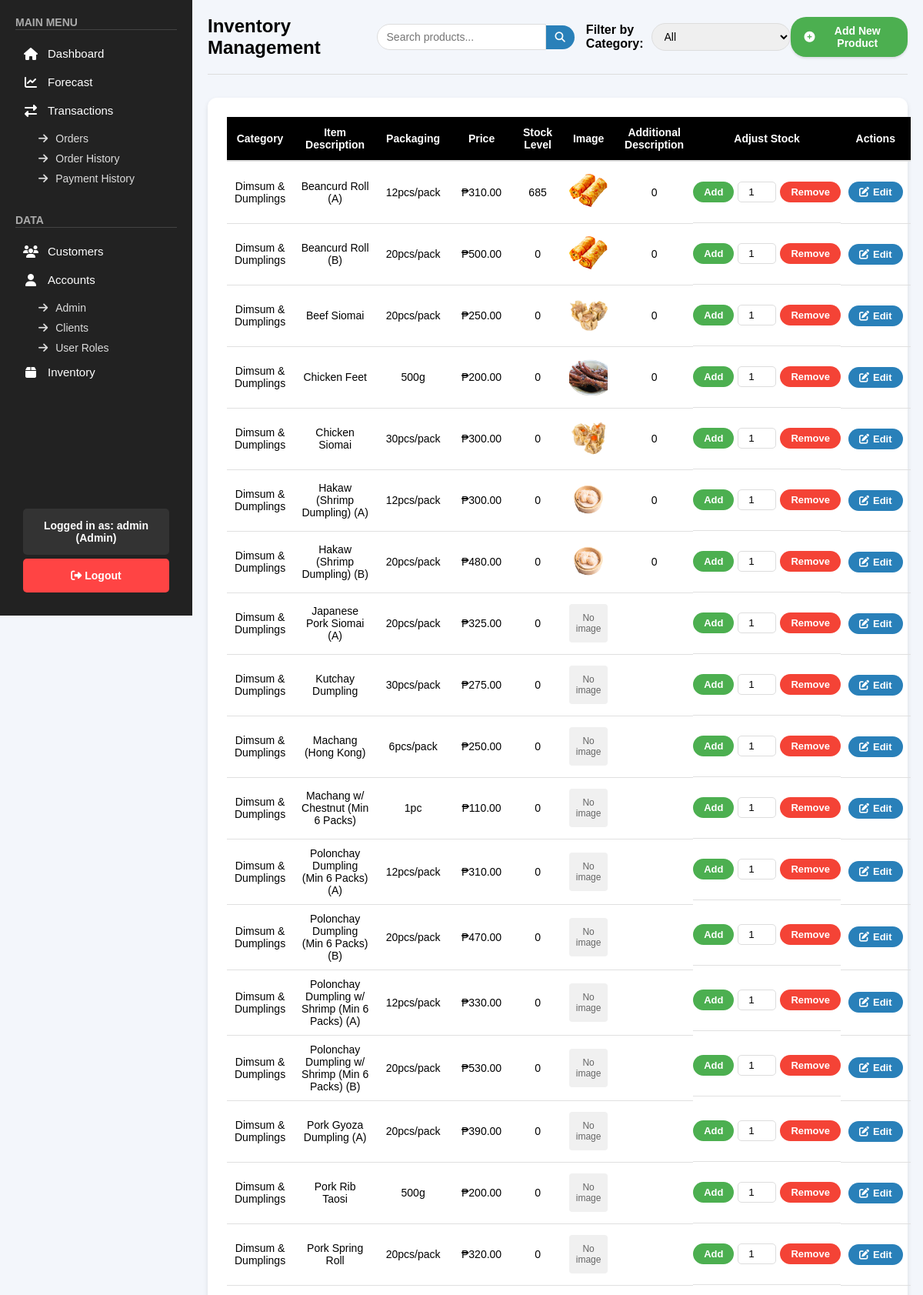
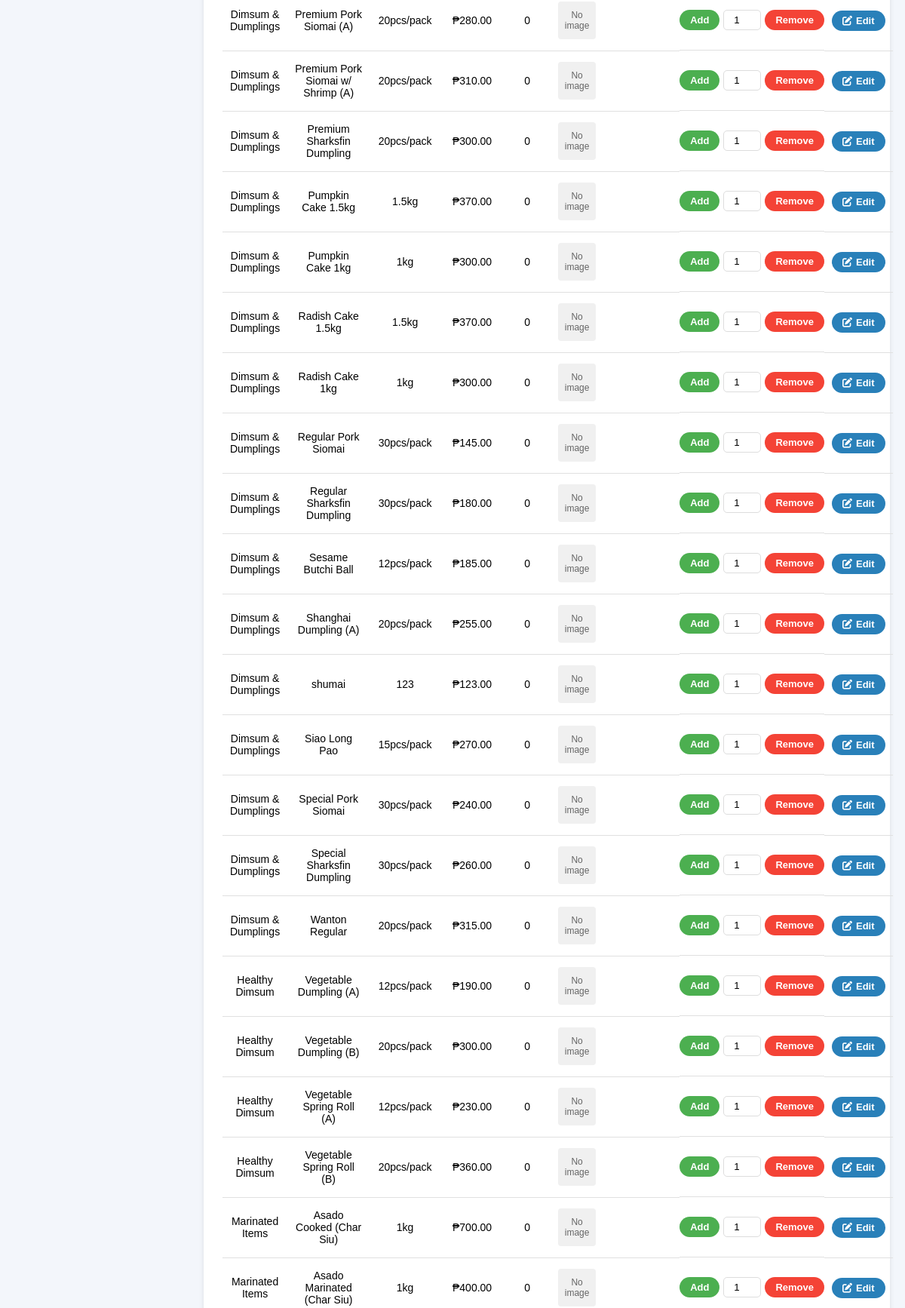
Page /public/pages/inventory.php (signed in, upper part) on the committed database (2 pictures, top to bottom).
### tables this page shows
CREATE TABLE `products` (
  `product_id` int(11) NOT NULL,
  `category` varchar(50) NOT NULL,
  `item_description` varchar(255) NOT NULL,
  `packaging` varchar(50) DEFAULT NULL,
  `price` decimal(10,2) NOT NULL,
  `stock_quantity` int(11) NOT NULL DEFAULT 0,
  `additional_description` text DEFAULT NULL,
  `product_image` varchar(255) DEFAULT NULL
);

### public/pages/inventory.php (the view, shortened to what this page needs)
<?php
include "../../backend/check_role.php";
$sql = "SELECT product_id, category, item_description, packaging, price, stock_quantity, additional_description, product_image FROM products ORDER BY category, item_description";
$result = $conn->query($sql);
?>
<!DOCTYPE html>
<html lang="en">
<head>
    <link rel="stylesheet" href="../css/inventory.css">
    <link rel="stylesheet" href="../css/sidebar.css">
    <link rel="stylesheet" href="https://cdnjs.cloudflare.com/ajax/libs/font-awesome/6.4.2/css/all.min.css">
    <link rel="stylesheet" href="https://cdnjs.cloudflare.com/ajax/libs/toastr.js/latest/toastr.min.css">
</head>
<body>
    <?php include '../sidebar.php'; ?>
    <div class="main-content">
        <div class="inventory-header">
            <h1>Inventory Management</h1>
            <div class="search-filter-container">
                <div class="search-container">
                    <input type="text" id="search-input" placeholder="Search products..." onkeyup="searchProducts()">
                    <button class="search-btn"><i class="fas fa-search"></i></button>
                </div>
                <div class="filter-section">
                    <label for="category-filter">Filter by Category:</label>
                    <select id="category-filter" onchange="filterByCategory()">
                        <option value="all">All</option>
                    </select>
                </div>
            </div>
            <button onclick="openAddProductForm()" class="add-product-btn">
                <i class="fas fa-plus-circle"></i> Add New Product
            </button>
        </div>
        <div class="inventory-table-container">
            <table class="inventory-table">
                <thead>
                    <tr>
                        <th>Category</th>
                        <th>Item Description</th>
                        <th>Packaging</th>
                        <th>Price</th>
                        <th>Stock Level</th>
                        <th>Image</th>
                        <th>Additional Description</th>
                        <th>Adjust Stock</th>
                        <th>Actions</th>
                    </tr>
                </thead>
                <tbody id="inventory-table">
                    <?php
                    if ($result->num_rows > 0) {
                        while ($row = $result->fetch_assoc()) {
                            $data_attributes = "data-category='{$row['category']}'
                                               data-product-id='{$row['product_id']}'
                                               data-item-description='{$row['item_description']}'
                                               data-packaging='{$row['packaging']}'
                                               data-additional-description='" . htmlspecialchars($row['additional_description'] ?? '') . "'";
                            echo "<tr $data_attributes>
                                    <td>{$row['category']}</td>
                                    <td>{$row['item_description']}</td>
                                    <td>{$row['packaging']}</td>
                                    <td>₱" . number_format($row['price'], 2) . "</td>
                                    <td id='stock-{$row['product_id']}'>{$row['stock_quantity']}</td>
                                    <td class='product-image-cell'>";
                            if (!empty($row['product_image'])) {
                                echo "<img src='" . htmlspecialchars($row['product_image']) . "' alt='Product Image' class='product-img' onclick='openModal(this)'>";
                            } else {
                                echo "<div class='no-image'>No image</div>";
                            }
                            echo "</td>
                                    <td class='additional-desc'>" . htmlspecialchars($row['additional_description'] ?? '') . "</td>
                                        <td class='adjust-stock'>
                                            <button class='add-btn' onclick='updateStock({$row['product_id']}, \"add\")'>Add</button>
                                            <input type='number' id='adjust-{$row['product_id']}' min='1' value='1'>
                                            <button class='remove-btn' onclick='updateStock({$row['product_id']}, \"remove\")'>Remove</button>
                                        </td>
                                        <td>
                                        <button class='edit-btn' onclick='editProduct({$row['product_id']})'>
                                                <i class='fas fa-edit'></i> Edit
                                            </button>
                                        </td>
                                </tr>";
                        }
                    } else {
                        echo "<tr><td colspan='9'>No products found.</td></tr>";
                    }
                    ?>
                </tbody>
            </table>
        </div>
    </div>
</body>
</html>

### public/css/inventory.css (style rules this page uses)
body { font-family: Arial, sans-serif; background-color: #f3f6fb; margin: 0; box-sizing: border-box; }
.inventory-header { display: flex; justify-content: space-between; align-items: center; margin-bottom: 30px; padding-bottom: 20px; border-bottom: 1px solid #ddd; }
.inventory-header h1 { font-size: 24px; font-weight: bold; display: flex; align-items: center; gap: 12px; }
.search-filter-container { display: flex; gap: 15px; align-items: center; }
.search-container { display: flex; align-items: center; }
.search-container input { padding: 8px 12px; border-radius: 20px 0 0 20px; border: 1px solid #ddd; font-size: 14px; width: 220px; }
.search-container .search-btn { background-color: #2980b9; color: white; border: none; border-radius: 0 20px 20px 0; padding: 8px 12px; cursor: pointer; }
.filter-section { display: flex; align-items: center; }
.filter-section label { margin-right: 10px; font-weight: bold; }
.filter-section select { padding: 8px 12px; border-radius: 20px; border: 1px solid #ddd; font-size: 14px; }
.add-product-btn { padding: 10px 18px; font-size: 14px; border: none; font-weight: bold; color: white; background-color: #4CAF50; border-radius: 20px; text-decoration: none; transition: 0.3s; display: flex; align-items: center; gap: 8px; box-shadow: 0px 2px 3px rgba(0, 0, 0, 0.1); cursor: pointer; }
.inventory-table-container { background-color: #ffffff; padding: 25px; border-radius: 12px; box-shadow: 0px 3px 6px rgba(0, 0, 0, 0.1); }
.inventory-table { width: 100%; border-collapse: collapse; font-size: 14px; }
.inventory-table th { background-color: black; color: white; font-weight: bold; padding: 12px; text-align: center; border-bottom: 2px solid #ddd; }
.inventory-table td { padding: 10px; text-align: center; border-bottom: 1px solid #e0e0e0; height: 100%; }
.inventory-table td.adjust-stock { height: 100%; padding: 0; }
.add-btn, .remove-btn, .edit-btn { padding: 6px 14px; font-size: 13px; font-weight: 600; border-radius: 20px; text-decoration: none; transition: background-color 0.3s; display: flex; align-items: center; gap: 5px; border: none; cursor: pointer; }
.add-btn { background-color: #4CAF50; color: white; }
.remove-btn { background-color: #f44336; color: white; }
.edit-btn { background-color: #2980b9; color: white; }
.adjust-stock { display: flex; align-items: center; justify-content: center; gap: 5px; height: 100%; min-height: 80px; padding: 10px; }
.adjust-stock input { width: 50px; padding: 5px; border-radius: 5px; border: 1px solid #ddd; text-align: center; }

### public/css/sidebar.css (style rules this page uses)
* { margin: 0; padding: 0; box-sizing: border-box; font-family: Arial, sans-serif; text-decoration: none; }
.main-content { margin-left: 250px; padding: 20px; }

### public/pages/inventory.php (style rules this page uses)
.product-img { width: 50px; height: 50px; object-fit: cover; cursor: pointer; border-radius: 4px; transition: all 0.3s; }
.no-image { width: 50px; height: 50px; background-color: #f0f0f0; display: flex; align-items: center; justify-content: center; border-radius: 4px; color: #666; font-size: 12px; }
.additional-desc { max-width: 150px; overflow: hidden; text-overflow: ellipsis; white-space: nowrap; }

### rows in the picture
products: category "Dimsum & Dumplings", item_description "Beancurd Roll (A)", packaging "12pcs/pack", price "310.00", stock_quantity "685", product_image (picture), additional_description "0"
products: category "Dimsum & Dumplings", item_description "Beancurd Roll (B)", packaging "20pcs/pack", price "500.00", stock_quantity "0", product_image (picture), additional_description "0"
products: category "Dimsum & Dumplings", item_description "Beef Siomai", packaging "20pcs/pack", price "250.00", stock_quantity "0", product_image (picture), additional_description "0"
products: category "Dimsum & Dumplings", item_description "Chicken Feet", packaging "500g", price "200.00", stock_quantity "0", product_image (picture), additional_description "0"
products: category "Dimsum & Dumplings", item_description "Chicken Siomai", packaging "30pcs/pack", price "300.00", stock_quantity "0", product_image (picture), additional_description "0"
products: category "Dimsum & Dumplings", item_description "Hakaw (Shrimp Dumpling) (A)", packaging "12pcs/pack", price "300.00", stock_quantity "0", product_image (picture), additional_description "0"
products: category "Dimsum & Dumplings", item_description "Hakaw (Shrimp Dumpling) (B)", packaging "20pcs/pack", price "480.00", stock_quantity "0", product_image (picture), additional_description "0"
products: category "Dimsum & Dumplings", item_description "Japanese Pork Siomai (A)", packaging "20pcs/pack", price "325.00", stock_quantity "0", shows "No image"
products: category "Dimsum & Dumplings", item_description "Kutchay Dumpling", packaging "30pcs/pack", price "275.00", stock_quantity "0", shows "No image"
products: category "Dimsum & Dumplings", item_description "Machang (Hong Kong)", packaging "6pcs/pack", price "250.00", stock_quantity "0", shows "No image"
products: category "Dimsum & Dumplings", item_description "Machang w/ Chestnut (Min 6 Packs)", packaging "1pc", price "110.00", stock_quantity "0", shows "No image"
products: category "Dimsum & Dumplings", item_description "Polonchay Dumpling (Min 6 Packs) (A)", packaging "12pcs/pack", price "310.00", stock_quantity "0", shows "No image"
products: category "Dimsum & Dumplings", item_description "Polonchay Dumpling (Min 6 Packs) (B)", packaging "20pcs/pack", price "470.00", stock_quantity "0", shows "No image"
products: category "Dimsum & Dumplings", item_description "Polonchay Dumpling w/ Shrimp (Min 6 Packs) (A)", packaging "12pcs/pack", price "330.00", stock_quantity "0", shows "No image"
products: category "Dimsum & Dumplings", item_description "Polonchay Dumpling w/ Shrimp (Min 6 Packs) (B)", packaging "20pcs/pack", price "530.00", stock_quantity "0", shows "No image"
products: category "Dimsum & Dumplings", item_description "Pork Gyoza Dumpling (A)", packaging "20pcs/pack", price "390.00", stock_quantity "0", shows "No image"
products: category "Dimsum & Dumplings", item_description "Pork Rib Taosi", packaging "500g", price "200.00", stock_quantity "0", shows "No image"
products: category "Dimsum & Dumplings", item_description "Pork Spring Roll", packaging "20pcs/pack", price "320.00", stock_quantity "0", shows "No image"
products: category "Dimsum & Dumplings", item_description "Premium Pork Siomai (A)", packaging "20pcs/pack", price "280.00", stock_quantity "0", shows "No image"
products: category "Dimsum & Dumplings", item_description "Premium Pork Siomai w/ Shrimp (A)", packaging "20pcs/pack", price "310.00", stock_quantity "0", shows "No image"
products: category "Dimsum & Dumplings", item_description "Premium Sharksfin Dumpling", packaging "20pcs/pack", price "300.00", stock_quantity "0", shows "No image"
products: category "Dimsum & Dumplings", item_description "Pumpkin Cake 1.5kg", packaging "1.5kg", price "370.00", stock_quantity "0", shows "No image"
products: category "Dimsum & Dumplings", item_description "Pumpkin Cake 1kg", packaging "1kg", price "300.00", stock_quantity "0", shows "No image"
products: category "Dimsum & Dumplings", item_description "Radish Cake 1.5kg", packaging "1.5kg", price "370.00", stock_quantity "0", shows "No image"
products: category "Dimsum & Dumplings", item_description "Radish Cake 1kg", packaging "1kg", price "300.00", stock_quantity "0", shows "No image"
products: category "Dimsum & Dumplings", item_description "Regular Pork Siomai", packaging "30pcs/pack", price "145.00", stock_quantity "0", shows "No image"
products: category "Dimsum & Dumplings", item_description "Regular Sharksfin Dumpling", packaging "30pcs/pack", price "180.00", stock_quantity "0", shows "No image"
products: category "Dimsum & Dumplings", item_description "Sesame Butchi Ball", packaging "12pcs/pack", price "185.00", stock_quantity "0", shows "No image"
products: category "Dimsum & Dumplings", item_description "Shanghai Dumpling (A)", packaging "20pcs/pack", price "255.00", stock_quantity "0", shows "No image"
products: category "Dimsum & Dumplings", item_description "shumai", packaging "123", price "123.00", stock_quantity "0", shows "No image"
products: category "Dimsum & Dumplings", item_description "Siao Long Pao", packaging "15pcs/pack", price "270.00", stock_quantity "0", shows "No image"
products: category "Dimsum & Dumplings", item_description "Special Pork Siomai", packaging "30pcs/pack", price "240.00", stock_quantity "0", shows "No image"
products: category "Dimsum & Dumplings", item_description "Special Sharksfin Dumpling", packaging "30pcs/pack", price "260.00", stock_quantity "0", shows "No image"
products: category "Dimsum & Dumplings", item_description "Wanton Regular", packaging "20pcs/pack", price "315.00", stock_quantity "0", shows "No image"
products: category "Healthy Dimsum", item_description "Vegetable Dumpling (A)", packaging "12pcs/pack", price "190.00", stock_quantity "0", shows "No image"
products: category "Healthy Dimsum", item_description "Vegetable Dumpling (B)", packaging "20pcs/pack", price "300.00", stock_quantity "0", shows "No image"
products: category "Healthy Dimsum", item_description "Vegetable Spring Roll (A)", packaging "12pcs/pack", price "230.00", stock_quantity "0", shows "No image"
products: category "Healthy Dimsum", item_description "Vegetable Spring Roll (B)", packaging "20pcs/pack", price "360.00", stock_quantity "0", shows "No image"
products: category "Marinated Items", item_description "Asado Cooked (Char Siu)", packaging "1kg", price "700.00", stock_quantity "0", shows "No image"
products: category "Marinated Items", item_description "Asado Marinated (Char Siu)", packaging "1kg", price "400.00", stock_quantity "0", shows "No image"

### other values in the picture
$_SESSION['username'] "admin"
$role "Admin"
